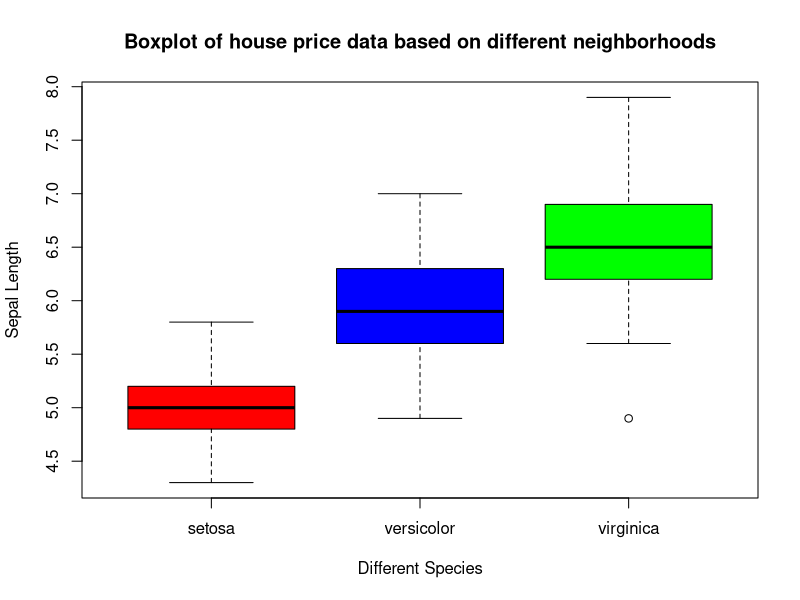
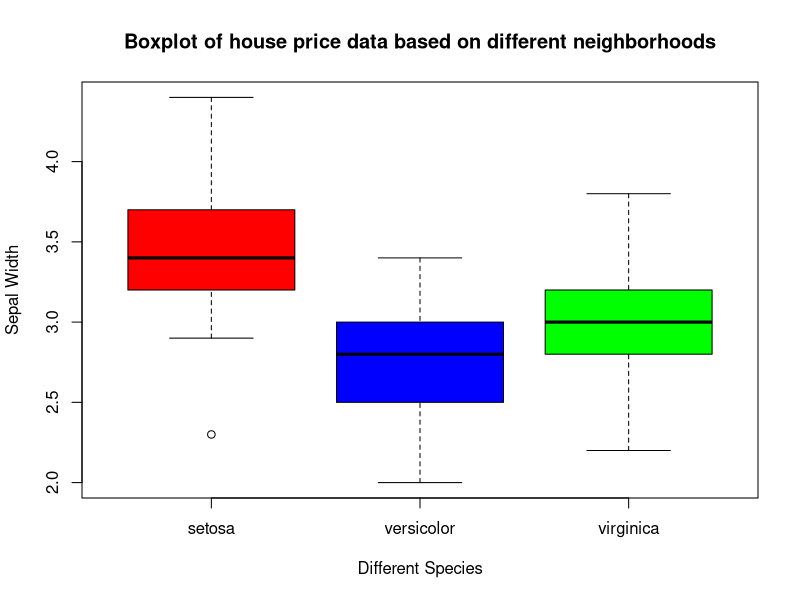
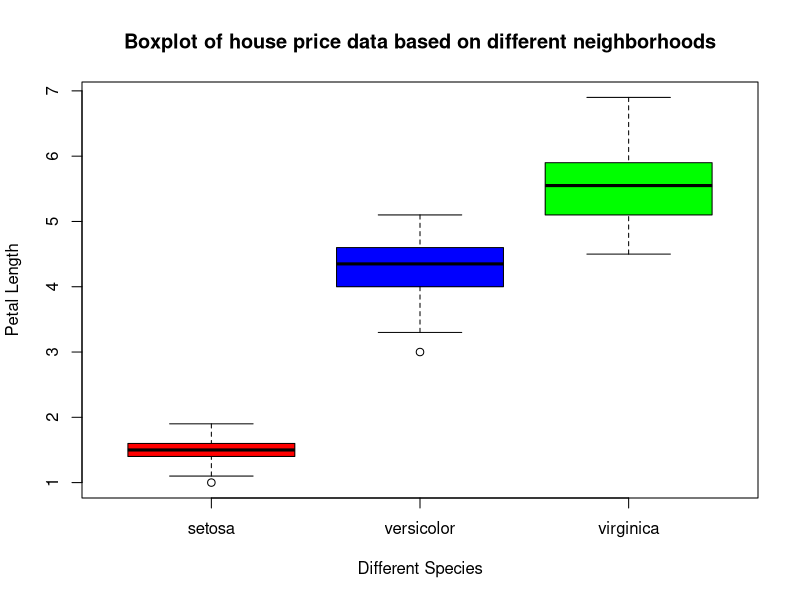
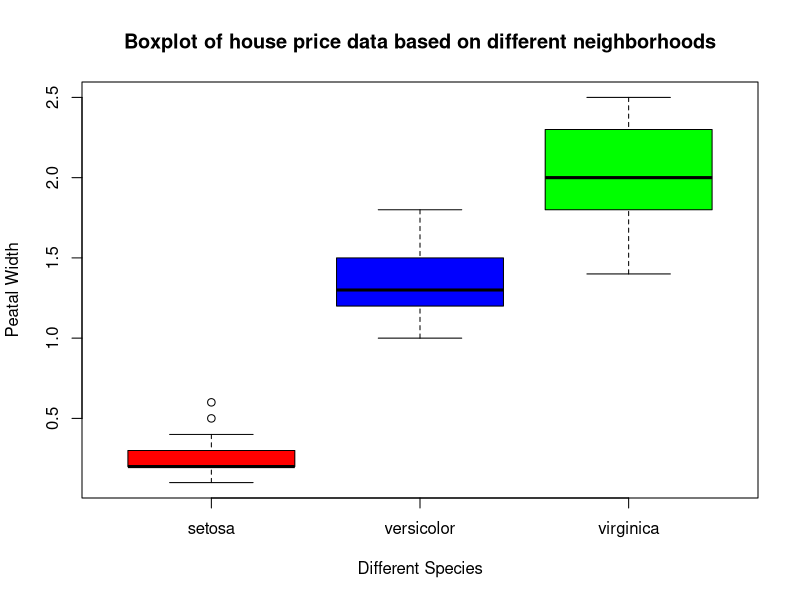
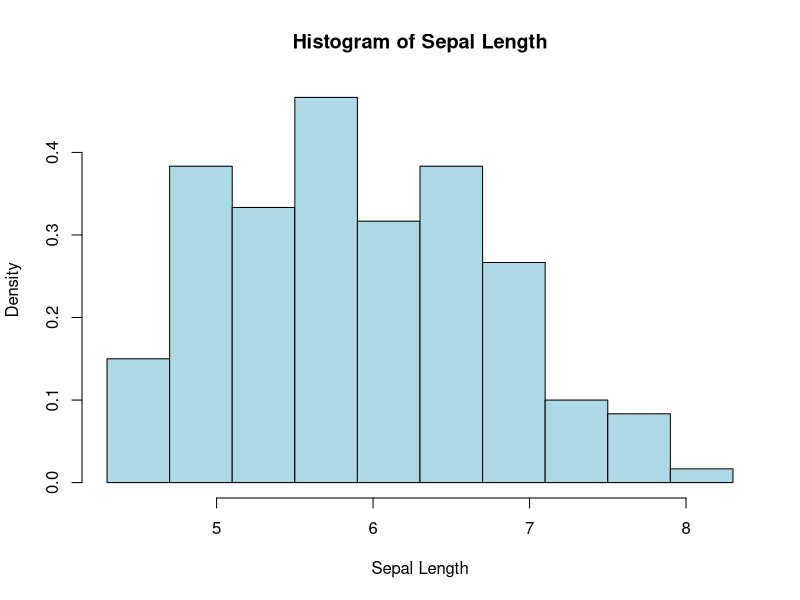

These figures' R source, in order:
data()
data("iris")
?iris
iris
mean(iris$Sepal.Length)
mean(iris$Sepal.Width)
mean(iris$Petal.Length)
mean(iris$Petal.Width)
median(iris$Sepal.Length)
var(iris$Sepal.Length)
table(iris$Species)

boxplot(iris$Sepal.Length~iris$Species, xlab = "Different Species", ylab = "Sepal Length", main = "Boxplot of house price data based on different neighborhoods", col = c("red", "blue", "green"))
boxplot(iris$Sepal.Width~iris$Species, xlab = "Different Species", ylab = "Sepal Width", main = "Boxplot of house price data based on different neighborhoods", col = c("red", "blue", "green"))
boxplot(iris$Petal.Length~iris$Species, xlab = "Different Species", ylab = "Petal Length", main = "Boxplot of house price data based on different neighborhoods", col = c("red", "blue", "green"))
boxplot(iris$Petal.Width~iris$Species, xlab = "Different Species", ylab = "Peatal Width", main = "Boxplot of house price data based on different neighborhoods", col = c("red", "blue", "green"))

levels(iris$Species)   ## Get the unique values from categorical variable

# Sepal Length
mean(iris$Sepal.Length)
median(iris$Sepal.Length)
var(iris$Sepal.Length)
sd(iris$Sepal.Length)
range(iris$Sepal.Length)
diff(range(iris$Sepal.Length))
IQR(iris$Sepal.Length)

# create feq table
break.Sepal_length = c(4.3+(diff(range(iris$Sepal.Length))/9)*0:10)
Sepal_length.cut = cut(iris$Sepal.Length, breaks = break.Sepal_length, right = FALSE)
FreqTab.Sepal_length = table(Sepal_length.cut) #Frequency table
PropFreqTab.Sepal_length = prop.table(FreqTab.Sepal_length) #Relative frequency table

#Histogram created by the software based on the given classes
hist(iris$Sepal.Length, breaks=break.Sepal_length, right=FALSE, probability = TRUE, xlab="Sepal Length", main="Histogram of Sepal Length", col = "lightblue")

